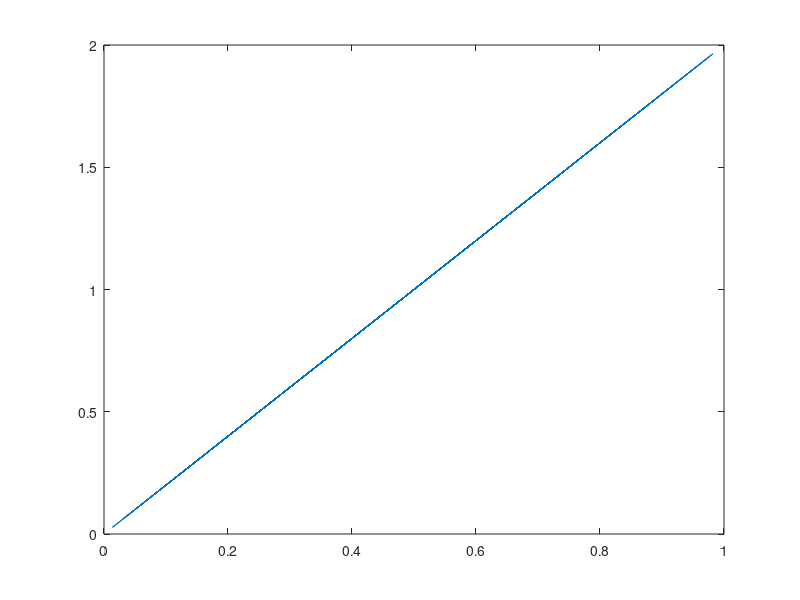

This chart was generated by the following MATLAB code: (Note: this script raises an error after producing the figure.)
%% ML - Preidct the double of a value using linear regression

%% ==================== Initialization ====================

% Clear and Close Figures
clear ; close all; clc

% Generate a training set (vector) of 10 values
X = rand(100,1);
y = X*2;
m = length(X);

% Initialize the parameters(theta) to zero
theta = zeros(2,1);

% Add a 0 column to X
X = [ones(m,1) X];

% Plot data
figure(1);
title ("Arbitrary title");
xlabel ("X");
ylabel ("y (double X)");
f1_legends = ["original"];
plot(X(:,2),y);

%% ==================== Cost function ====================

% Compute the initial Cost
J = costFunction(X,y,theta);
fprintf("Computing initial cost...\n");
fprintf("%f\n\n",  J);

%% ==================== Gradient descent ====================

fprintf('Running Gradient Descent ...\n')
alpha = [0.05 0.1 0.3 0.5 0.55 0.60 0.65 0.70];
num_iters = 100;

for i=1:length(alpha)
    
    theta = gradientDescent(X,y,theta,alpha(i),num_iters);
    fprintf("Theta found by gradient descent (alpha=%.2f): %.5f, %.5f˙\n", alpha(i), theta(1),theta(2));

    % Plot the linear fit
    hold on;
    plot(X(:,2),(X*theta));
    f1_legends = [f1_legends;mat2str(alpha(i))];
    legend(f1_legends);
    
end

% predictions
fprintf("\n");
fprintf("For value 12.3,  we predict a result of %f\n",  [0 12.3]*theta);
fprintf("For value 5,  we predict a result of %f\n",  [0 5]*theta);
